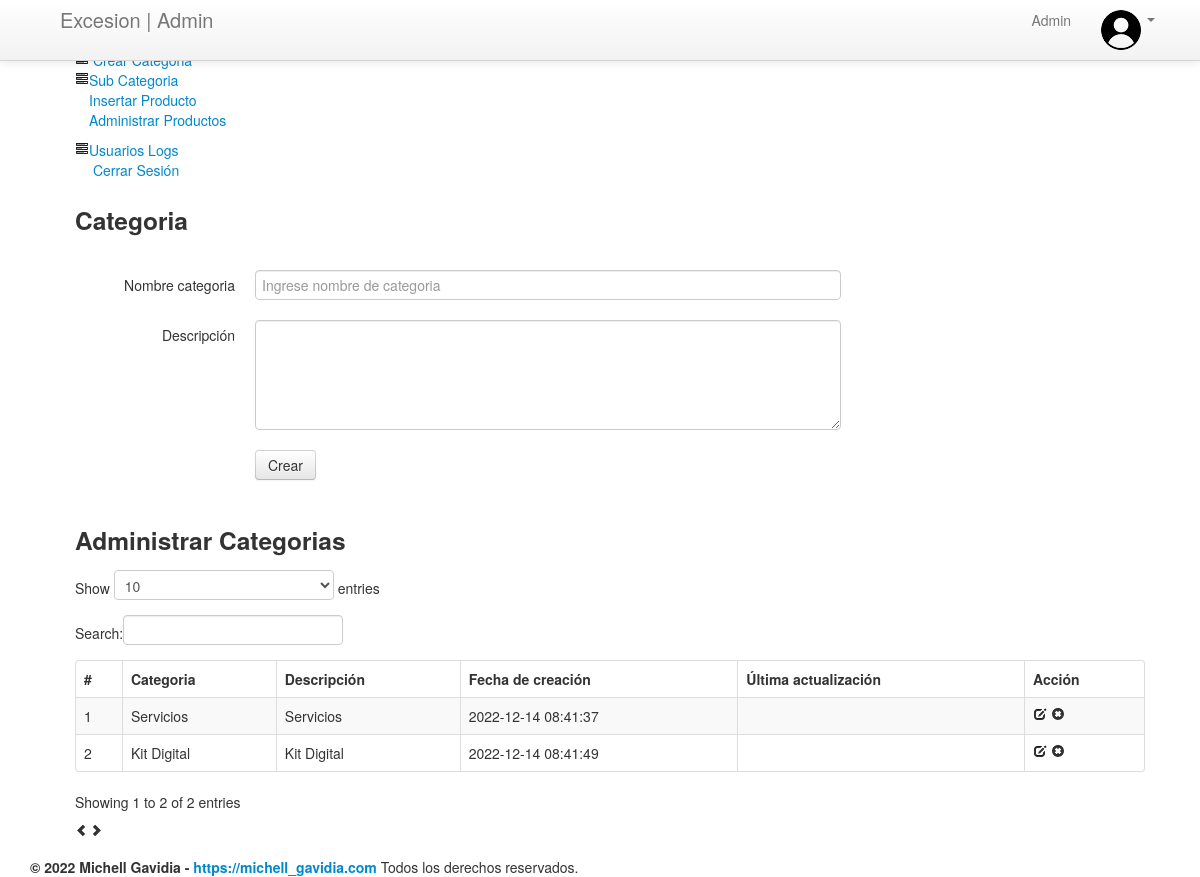
The app's page /admin/category.php (signed in) with its own data.
### tables this page shows
CREATE TABLE `category` (
  `id` int(11) NOT NULL,
  `categoryName` varchar(255) DEFAULT NULL,
  `categoryDescription` longtext DEFAULT NULL,
  `creationDate` timestamp NOT NULL DEFAULT current_timestamp(),
  `updationDate` varchar(255) DEFAULT NULL
);

### admin/category.php (the view, shortened to what this page needs)
<?php
include('include/config.php');
if(strlen($_SESSION['alogin'])==0)
	{
header('location:index.php');
}
else{
?>
<!DOCTYPE html>
<html lang="es">
<head>
	<link type="text/css" href="bootstrap/css/bootstrap.min.css" rel="stylesheet">
	<link type="text/css" href="bootstrap/css/bootstrap-responsive.min.css" rel="stylesheet">
<body>
<?php include('include/header.php');?>
	<div class="wrapper">
		<div class="container">
			<div class="row">
<?php include('include/sidebar.php');?>
			<div class="span11">
					<div class="content">
						<div class="module">
							<div class="module-head">
								<h3>Categoria</h3>
							</div>
							<div class="module-body">
									<br />
			<form class="form-horizontal row-fluid" name="Category" method="post" >
<div class="control-group">
<label class="control-label" for="basicinput">Nombre categoria</label>
<div class="controls">
<input type="text" placeholder="Ingrese nombre de categoria"  name="category" class="span8 tip" required>
</div>
</div>
<div class="control-group">
											<label class="control-label" for="basicinput">Descripción</label>
											<div class="controls">
												<textarea class="span8" name="description" rows="5"></textarea>
											</div>
										</div>
	<div class="control-group">
											<div class="controls">
												<button type="submit" name="submit" class="btn">Crear</button>
											</div>
										</div>
									</form>
							</div>
						</div>
	<div class="module">
							<div class="module-head">
								<h3>Administrar Categorias</h3>
							</div>
							<div class="module-body table">
								<table cellpadding="0" cellspacing="0" border="0" class="datatable-1 table table-bordered table-striped	 display" width="100%">
									<thead>
										<tr>
											<th>#</th>
											<th>Categoria</th>
											<th>Descripción</th>
											<th>Fecha de creación</th>
											<th>Última actualización</th>
											<th>Acción</th>
										</tr>
									</thead>
									<tbody>
<?php $query=mysqli_query($con,"select * from category");
$cnt=1;
while($row=mysqli_fetch_array($query))
{
?>
										<tr>
											<td><?php echo htmlentities($cnt);?></td>
											<td><?php echo htmlentities($row['categoryName']);?></td>
											<td><?php echo htmlentities($row['categoryDescription']);?></td>
											<td> <?php echo htmlentities($row['creationDate']);?></td>
											<td><?php echo htmlentities($row['updationDate']);?></td>
											<td>
											<a href="edit-category.php?id=<?php echo $row['id']?>" ><i class="icon-edit"></i></a>
											<a href="category.php?id=<?php echo $row['id']?>&del=delete" onClick="return confirm('Are you sure you want to delete?')"><i class="icon-remove-sign"></i></a></td>
										</tr>
										<?php $cnt=$cnt+1; } ?>
								</table>
							</div>
						</div>
					</div>
				</div>
			</div>
		</div>
	</div>
<?php include('include/footer.php');?>
</body>
<?php } ?>

### records on screen
category: categoryName "Servicios", categoryDescription "Servicios", creationDate "2022-12-14 08:41:37"
category: categoryName "Kit Digital", categoryDescription "Kit Digital", creationDate "2022-12-14 08:41:49"
